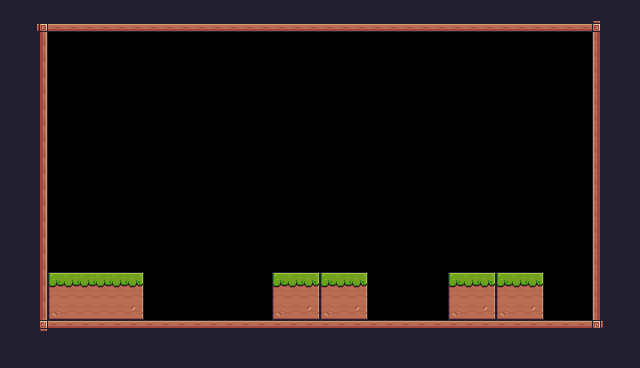

This is a level from a 2D game, rendered from its Tiled map with the project's own tilesets. A one-line summary and the complete map file follow:
An orthogonal 40x23 tile map with 16x16 px tiles, 1 tile layer (Background) and 1 object (Player).

<map version="1.10" tiledversion="1.10.2" orientation="orthogonal" renderorder="right-down" width="40" height="23" tilewidth="16" tileheight="16" infinite="0" nextlayerid="3" nextobjectid="2">
 <tileset firstgid="1" source="PixelAdventure.tsx" />
 <layer id="1" name="Background" width="40" height="23">
  <data encoding="csv">
24,24,24,24,24,24,24,24,24,24,24,24,24,24,24,24,24,24,112,112,112,112,112,112,112,112,24,24,24,24,24,24,24,24,24,24,24,24,24,24,
24,24,92,134,134,134,134,134,134,134,134,134,134,134,134,134,134,134,134,134,134,134,134,134,134,134,134,134,134,134,134,134,134,134,134,134,134,93,24,24,
24,24,113,0,0,0,0,0,0,0,0,0,0,0,0,0,0,0,0,0,0,0,0,0,0,0,0,0,0,0,0,0,0,0,0,0,0,111,24,24,
24,24,113,0,0,0,0,0,0,0,0,0,0,0,0,0,0,0,0,0,0,0,0,0,0,0,0,0,0,0,0,0,0,0,0,0,0,111,24,24,
24,24,113,0,0,0,0,0,0,0,0,0,0,0,0,0,0,0,0,0,0,0,0,0,0,0,0,0,0,0,0,0,0,0,0,0,0,111,112,112,
24,24,113,0,0,0,0,0,0,0,0,0,0,0,0,0,0,0,0,0,0,0,0,0,0,0,0,0,0,0,0,0,0,0,0,0,0,111,112,24,
24,24,113,0,0,0,0,0,0,0,0,0,0,0,0,0,0,0,0,0,0,0,0,0,0,0,0,0,0,0,0,0,0,0,0,0,0,111,112,24,
24,24,113,0,0,0,0,0,0,0,0,0,0,0,0,0,0,0,0,0,0,0,0,0,0,0,0,0,0,0,0,0,0,0,0,0,0,111,112,24,
24,24,113,0,0,0,0,0,0,0,0,0,0,0,0,0,0,0,0,0,0,0,0,0,0,0,0,0,0,0,0,0,0,0,0,0,0,111,112,24,
24,24,113,0,0,0,0,0,0,0,0,0,0,0,0,0,0,0,0,0,0,0,0,0,0,0,0,0,0,0,0,0,0,0,0,0,0,111,112,24,
24,24,113,0,0,0,0,0,0,0,0,0,0,0,0,0,0,0,0,0,0,0,0,0,0,0,0,0,0,0,0,0,0,0,0,0,0,111,112,24,
24,24,113,0,0,0,0,0,0,0,0,0,0,0,0,0,0,0,0,0,0,0,0,0,0,0,0,0,0,0,0,0,0,0,0,0,0,111,24,24,
24,24,113,0,0,0,0,0,0,0,0,0,0,0,0,0,0,0,0,0,0,0,0,0,0,0,0,0,0,0,0,0,0,0,0,0,0,111,24,24,
24,24,113,0,0,0,0,0,0,0,0,0,0,0,0,0,0,0,0,0,0,0,0,0,0,0,0,0,0,0,0,0,0,0,0,0,0,111,24,24,
24,24,113,0,0,0,0,0,0,0,0,0,0,0,0,0,0,0,0,0,0,0,0,0,0,0,0,0,0,0,0,0,0,0,0,0,0,111,24,24,
24,24,113,0,0,0,0,0,0,0,0,0,0,0,0,0,0,0,0,0,0,0,0,0,0,0,0,0,0,0,0,0,0,0,0,0,0,111,24,24,
24,24,113,0,0,0,0,0,0,0,0,0,0,0,0,0,0,0,0,0,0,0,0,0,0,0,0,0,0,0,0,0,0,0,0,0,0,111,24,24,
24,24,113,7,8,8,8,8,9,0,0,0,0,0,0,0,0,7,8,9,7,8,9,0,0,0,0,0,7,8,9,7,8,9,0,0,0,111,24,24,
24,24,113,29,30,30,30,30,31,0,0,0,0,0,0,0,0,29,30,31,29,30,31,0,0,0,0,0,29,30,31,29,30,31,0,0,0,111,24,24,
24,24,113,51,52,52,52,52,53,0,0,0,0,0,0,0,0,51,52,53,51,52,53,0,0,0,0,0,51,52,53,51,52,53,0,0,0,111,24,24,
24,24,114,90,90,90,90,90,90,90,90,90,90,90,90,90,90,90,90,90,90,90,90,90,90,90,90,90,90,90,90,90,90,90,90,90,90,115,24,24,
24,24,24,24,24,24,24,24,24,24,24,24,24,24,112,112,112,112,112,112,112,112,112,112,112,112,112,112,112,24,24,24,24,24,24,24,24,24,24,24,
24,24,24,24,24,24,24,24,24,24,24,24,24,24,24,24,24,24,24,24,24,24,24,24,24,24,24,24,24,24,24,24,24,24,24,24,24,24,24,24
</data>
 </layer>
 <objectgroup id="2" name="Spawnpoints">
  <object id="1" name="Player" type="Player" x="64.6617" y="238.346" width="32" height="32" />
 </objectgroup>
</map>
